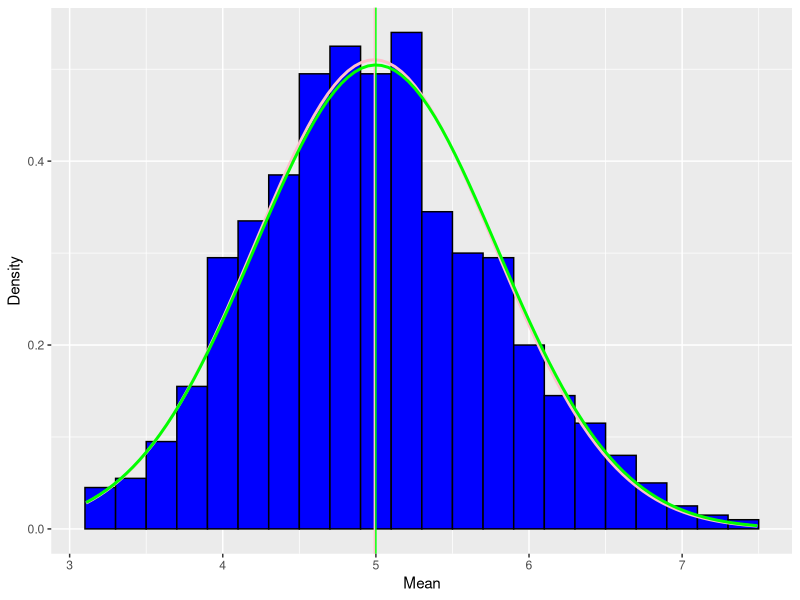

Here is the R script that generated this plot:

##The envirnoment setting

###For Part 1

require(ggplot2)

###For Part 2

data("ToothGrowth")

## Data Setting for Step 1

set.seed(1)
lam <- 0.2
n<- 40
sim<- 1000

###Analysis for exponentials

sim_expo <- replicate(sim, rexp(n, lam))

mean_expo <- apply(sim_expo, 2, mean)

#### Q1 & Q2

Theo_Mean <- 1/lam
Actu_Mean <- mean(mean_expo)
Theo_SD <- ((1/lam)*(1/sqrt(n)))
Actu_SD <- sd(mean_expo)
Theo_Var <- Theo_SD^2
Actu_Var <- var(mean_expo)

Theo_Mean
Actu_Mean
Theo_SD
Actu_SD
Theo_Var
Actu_Var

#### Q3
##### Visalisation rpocess

dfmean_expo<-data.frame(mean_expo)
plotting<-ggplot(dfmean_expo, aes(x=mean_expo))
plotting<-plotting + geom_histogram(binwidth = lam, fill="blue", color="black", aes(y = ..density..))
plotting<-plotting + labs(x="Mean", y="Density")
plotting<-plotting + geom_vline(xintercept=Actu_Mean, size=0.5, color= "pink")
plotting<-plotting + stat_function(fun=dnorm, args=list(mean=Actu_Mean, sd=Actu_SD),color="pink",size=1)
plotting<-plotting + geom_vline(xintercept=Theo_Mean, size=0.5, color="green")
plotting<-plotting + stat_function(fun=dnorm, args=list(mean=Theo_Mean, sd=Theo_SD),color="green",size=1)

plotting


